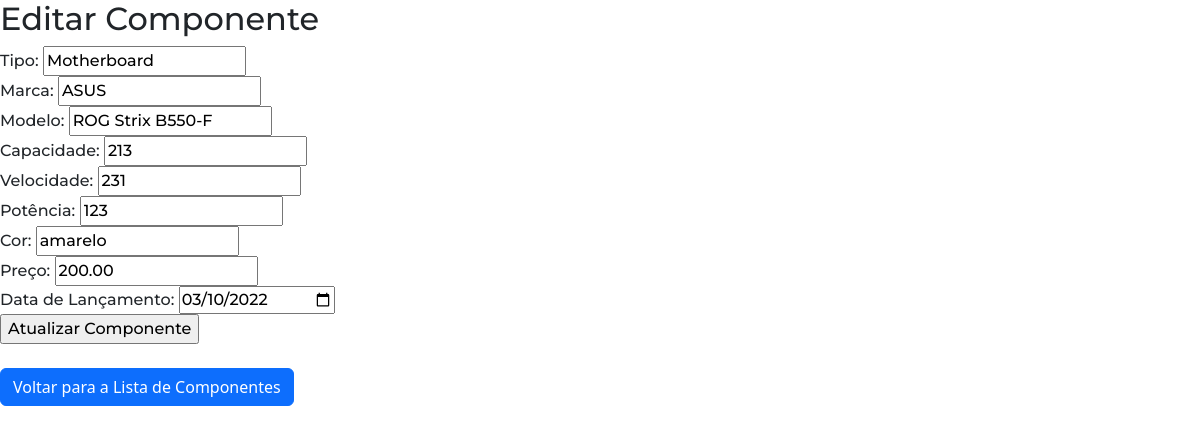
Screenshot of /edit.php?id=3 (signed in) with the database file from the repository.
### tables this page shows
CREATE TABLE `componentes` (
  `ID` int(11) NOT NULL,
  `Tipo` varchar(50) NOT NULL,
  `Marca` varchar(50) DEFAULT NULL,
  `Modelo` varchar(50) DEFAULT NULL,
  `Quantidade` int(11) NOT NULL,
  `Capacidade` int(11) DEFAULT NULL,
  `Velocidade` varchar(20) DEFAULT NULL,
  `Potencia` int(11) DEFAULT NULL,
  `Cor` varchar(20) DEFAULT NULL,
  `Preco` decimal(10,2) DEFAULT NULL,
  `DataLancamento` date DEFAULT NULL
);

### edit.php (the view, shortened to what this page needs)
<!DOCTYPE html>
<html lang="en">
<head>
</head>
<body>
    <h2>Editar Componente</h2>
    <?php
    if (isset($_GET["id"])) {
        $conexao = new mysqli("localhost","root","","gestaostock");
        $id = $_GET["id"];
        $query = "SELECT * FROM Componentes WHERE ID=$id";
        $resultado = $conexao->query($query);
        if ($resultado->num_rows > 0) {
            $linha = $resultado->fetch_assoc();
        } else {
            echo "Componente não encontrado.";
            exit();
        }
    } else {
        echo "ID do componente não fornecido.";
        exit();
    }
    ?>
    <form method="POST" action="">
        <label for="tipo">Tipo:</label>
        <input type="text" name="tipo" value="<?php echo $linha['Tipo']; ?>" required><br>
        <label for="marca">Marca:</label>
        <input type="text" name="marca" value="<?php echo $linha['Marca']; ?>" required><br>
        <label for="modelo">Modelo:</label>
        <input type="text" name="modelo" value="<?php echo $linha['Modelo']; ?>" required><br>
        <label for="capacidade">Capacidade:</label>
        <input type="number" name="capacidade" value="<?php echo $linha['Capacidade']; ?>" required><br>
        <label for="velocidade">Velocidade:</label>
        <input type="text" name="velocidade" value="<?php echo $linha['Velocidade']; ?>" required><br>
        <label for="potencia">Potência:</label>
        <input type="number" name="potencia" value="<?php echo $linha['Potencia']; ?>" required><br>
        <label for="cor">Cor:</label>
        <input type="text" name="cor" value="<?php echo $linha['Cor']; ?>" required><br>
        <label for="preco">Preço:</label>
        <input type="number" name="preco" step="0.01" value="<?php echo $linha['Preco']; ?>" required><br>
        <label for="dataLancamento">Data de Lançamento:</label>
        <input type="date" name="dataLancamento" value="<?php echo $linha['DataLancamento']; ?>" required><br>
        <input type="submit" value="Atualizar Componente">
    </form>
    <br>
    <a href="index.php"class="btn btn-primary">Voltar para a Lista de Componentes</a>
</body>
</html>

### style.css (style rules this page uses)
* { font-family: 'Montserrat', sans-serif; font-weight: 500; }
body { font-family: Arial, sans-serif; margin: 0; }
h2 { margin-bottom: 20px; }

### rows the page displays
componentes: tipo "Motherboard", marca "ASUS", modelo "ROG Strix B550-F", capacidade "213", velocidade "231", potencia "123", cor "amarelo", preco "200.00", dataLancamento "03/10/2022"
